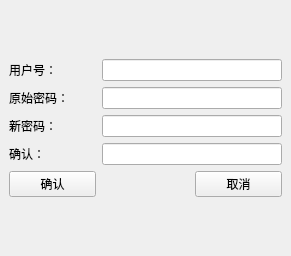
<?xml version="1.0" encoding="UTF-8"?>
<ui version="4.0">
 <class>chgpwd</class>
 <widget class="QMainWindow" name="chgpwd">
  <property name="geometry">
   <rect>
    <x>0</x>
    <y>0</y>
    <width>291</width>
    <height>256</height>
   </rect>
  </property>
  <property name="windowTitle">
   <string>MainWindow</string>
  </property>
  <widget class="QWidget" name="centralwidget">
   <layout class="QGridLayout" name="gridLayout_2">
    <item row="0" column="0">
     <layout class="QGridLayout" name="gridLayout">
      <item row="0" column="0">
       <widget class="QLabel" name="label">
        <property name="text">
         <string>用户号：</string>
        </property>
       </widget>
      </item>
      <item row="0" column="2" colspan="2">
       <widget class="QLineEdit" name="leUid"/>
      </item>
      <item row="1" column="0">
       <widget class="QLabel" name="label_2">
        <property name="text">
         <string>原始密码：</string>
        </property>
       </widget>
      </item>
      <item row="1" column="2" colspan="2">
       <widget class="QLineEdit" name="lePwd">
        <property name="echoMode">
         <enum>QLineEdit::Password</enum>
        </property>
       </widget>
      </item>
      <item row="2" column="0">
       <widget class="QLabel" name="label_3">
        <property name="text">
         <string>新密码：</string>
        </property>
       </widget>
      </item>
      <item row="2" column="2" colspan="2">
       <widget class="QLineEdit" name="leNewPwd">
        <property name="echoMode">
         <enum>QLineEdit::Password</enum>
        </property>
       </widget>
      </item>
      <item row="3" column="0">
       <widget class="QLabel" name="label_4">
        <property name="text">
         <string>确认：</string>
        </property>
       </widget>
      </item>
      <item row="3" column="2" colspan="2">
       <widget class="QLineEdit" name="leNewPwdcopy">
        <property name="echoMode">
         <enum>QLineEdit::Password</enum>
        </property>
       </widget>
      </item>
      <item row="4" column="3">
       <widget class="QPushButton" name="pbQuit">
        <property name="text">
         <string>取消</string>
        </property>
       </widget>
      </item>
      <item row="4" column="0">
       <widget class="QPushButton" name="pbSubmit">
        <property name="text">
         <string>确认</string>
        </property>
       </widget>
      </item>
     </layout>
    </item>
   </layout>
  </widget>
 </widget>
 <resources/>
 <connections/>
</ui>
